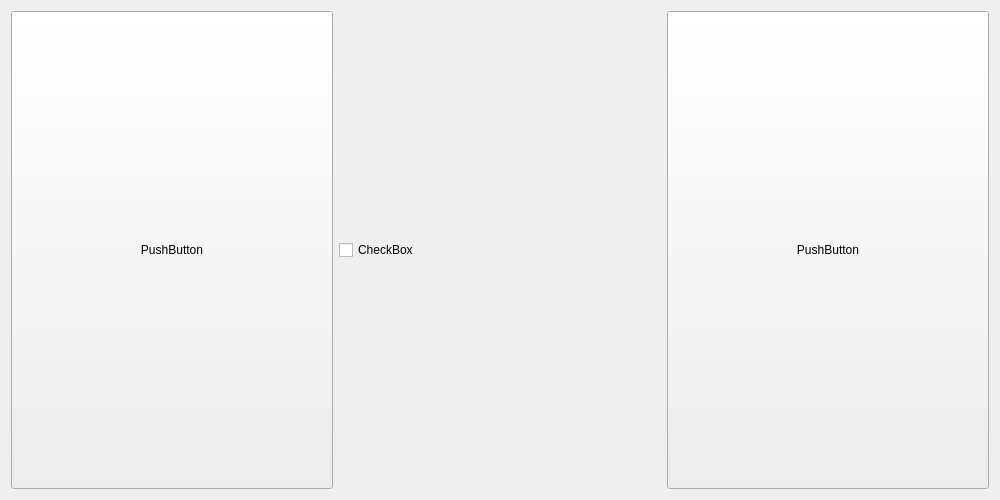
<?xml version="1.0" encoding="UTF-8"?>
<ui version="4.0">
 <class>Widget_Test</class>
 <widget class="QWidget" name="Widget_Test">
  <property name="geometry">
   <rect>
    <x>0</x>
    <y>0</y>
    <width>1000</width>
    <height>500</height>
   </rect>
  </property>
  <property name="sizePolicy">
   <sizepolicy hsizetype="Preferred" vsizetype="Preferred">
    <horstretch>0</horstretch>
    <verstretch>0</verstretch>
   </sizepolicy>
  </property>
  <property name="windowTitle">
   <string>Widget_Test</string>
  </property>
  <property name="toolTip">
   <string>before</string>
  </property>
  <layout class="QGridLayout" name="gridLayout">
   <item row="0" column="0">
    <widget class="QPushButton" name="pushButton">
     <property name="sizePolicy">
      <sizepolicy hsizetype="Minimum" vsizetype="Expanding">
       <horstretch>0</horstretch>
       <verstretch>0</verstretch>
      </sizepolicy>
     </property>
     <property name="text">
      <string>PushButton</string>
     </property>
    </widget>
   </item>
   <item row="0" column="1">
    <widget class="QCheckBox" name="checkBox">
     <property name="text">
      <string>CheckBox</string>
     </property>
    </widget>
   </item>
   <item row="0" column="2">
    <widget class="QPushButton" name="pushButton_2">
     <property name="sizePolicy">
      <sizepolicy hsizetype="Minimum" vsizetype="Expanding">
       <horstretch>0</horstretch>
       <verstretch>0</verstretch>
      </sizepolicy>
     </property>
     <property name="text">
      <string>PushButton</string>
     </property>
    </widget>
   </item>
  </layout>
 </widget>
 <resources/>
 <connections/>
</ui>
